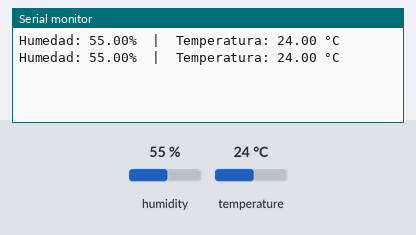
Recording of a sketch running on a simulated Arduino Uno, built with avr-gcc and run on an emulated ATmega328P. Shown: the last lines printed to the serial monitor. The inputs (shaded band) are chosen by the test bench; at power-on: humidity 55 %, temperature 24 °C.

Above: at 4.8 s.
4.9 s: humidity set to 22 %
At 6.6 s:
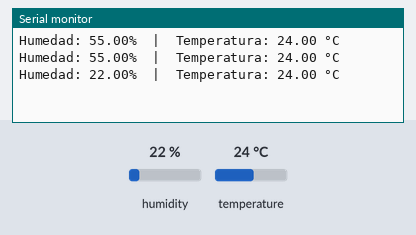
7.9 s: temperature set to 12 °C
At 9.0 s:
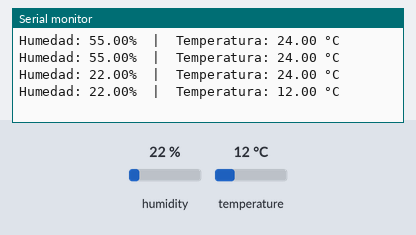
10.9 s: humidity set to 40 %
At 12.6 s:
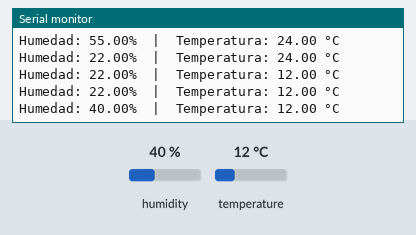
Timing chart, 0 to 14.1 s (numbered marks = the images above; inputs shaded):
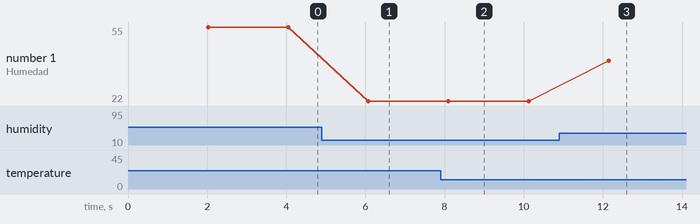

The sketch:

Prueba_SensorHumedad.ino
```cpp
#include <DHT.h>

#define DHTPIN 2     // Pin digital donde está conectado el sensor
#define DHTTYPE DHT11   // Definimos que usamos el sensor DHT11

DHT dht(DHTPIN, DHTTYPE);

void setup() {
  Serial.begin(9600); // Inicializamos la comunicación serial
  dht.begin();          // Inicializamos el sensor DHT
}

void loop() {
  // Esperamos 2 segundos entre mediciones (el DHT11 es lento)
  delay(2000);

  // Leemos la humedad relativa
  float h = dht.readHumidity();
  // Leemos la temperatura en grados Celsius
  float t = dht.readTemperature();

  // Comprobamos si hubo un error en la lectura
  if (isnan(h) || isnan(t)) {
    Serial.println("¡Error al leer del sensor DHT!");
    return;
  }

  // Mostramos los resultados en el monitor serial
  Serial.print("Humedad: ");
  Serial.print(h);
  Serial.print("%  |  ");
  Serial.print("Temperatura: ");
  Serial.print(t);
  Serial.println(" °C");
}
```

Measured:
- after the input at 4.9 s, the serial monitor: prints a new line after 1.2 s (image 1)
- after the input at 7.9 s, the serial monitor: prints a new line after 0.20 s (image 2)
- after the input at 10.9 s, the serial monitor: prints a new line after 1.2 s (image 3)
- plotted number 1: 55 → 22 after the input at 4.9 s, 22 → 40 after the input at 10.9 s
